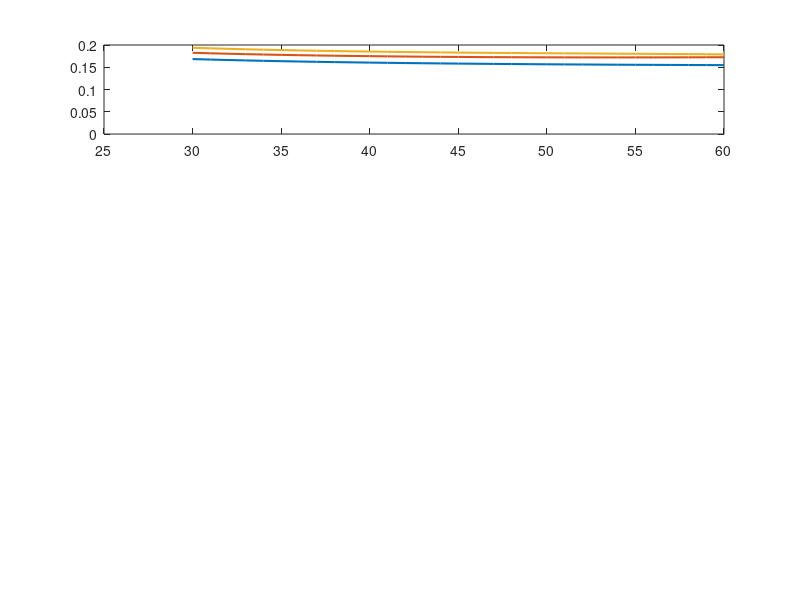

Write the MATLAB code that produced this figure. (Note: this script raises an error after producing the figure.)
% Created by Tianyi Han, Feb.28 2026

%% Init
figure(1);
set(gcf, 'Position', [100, 100, 600, 700]);


%% Figure 1: alpha vs. ROS (axis)
clear;
subplot(4, 1, 1);
load('data/ros_map_020226_axis_31a_4b_1g.mat');
plot(alpha./(pi/180), max_ros_map(1:3, :), 'LineWidth', 1.5);
ylim([0, 0.2]);
ax = gca;
ax.FontSize = 14;
ax.FontName = 'Times New Roman';
xlabel('\alpha (degrees)');
ylabel('ROS_{max}');
% lgd = legend('\beta = 0^\circ','\beta = 5^\circ','\beta = 10^\circ');
% lgd.NumColumns = 3;
% lgd.Location = 'southeast';
title('(a) ROS_{max} -axis', 'FontSize', 14);
grid on;

%% Figure 2: alpha vs. ROS (axis)
clear;
subplot(4, 1, 2);
load('data/ros_map_020226_mirror_31a_4b_1g.mat');
plot(alpha./(pi/180), max_ros_map(1:3, :), 'LineWidth', 1.5);
ylim([0, 0.2]);
ax = gca;
ax.FontSize = 14;
ax.FontName = 'Times New Roman';
xlabel('\alpha (degrees)');
ylabel('ROS_{max}');
% lgd = legend('\beta = 0^\circ','\beta = 5^\circ','\beta = 10^\circ');
% lgd.NumColumns = 3;
% lgd.Location = 'southeast';
title('(b) ROS_{max} -mirror', 'FontSize', 14);
grid on;

%% Figure 3: alpha vs. loadcapacity
clear;
subplot(4, 1, 3);
alpha = linspace(30, 60, 31);
max_load = 4 * cosd(alpha) * 45;
plot(alpha, max_load, 'LineWidth', 1.5);
ylim([80, 160]);
ax = gca;
ax.FontSize = 14;
ax.FontName = 'Times New Roman';
xlabel('\alpha (degrees)');
ylabel('Load_{max} (kg)');
title('(c) Load_{max}', 'FontSize', 14);
grid on;

%% Figure 4: alpha vs. rotation torque
clear;
subplot(4, 1, 4);
load('data/rotation_map_020226.mat');
plot(alpha./(pi/180), max_torque_map(1:3, :), 'LineWidth', 1.5);
yline(31.9, 'Color', 'r', 'LineWidth', 1.5); 
ylim([20, 45]);
ax = gca;
ax.FontSize = 14;
ax.FontName = 'Times New Roman';
xlabel('\alpha (degrees)');
ylabel('\tau_{z,max} (Nm)');
% lgd = legend('\beta = 0^\circ','\beta = 5^\circ','\beta = 10^\circ');
% lgd.NumColumns = 3;
% lgd.Location = 'southoutside';
title('(d) \tau_{z,max}', 'FontSize', 14);
grid on;
